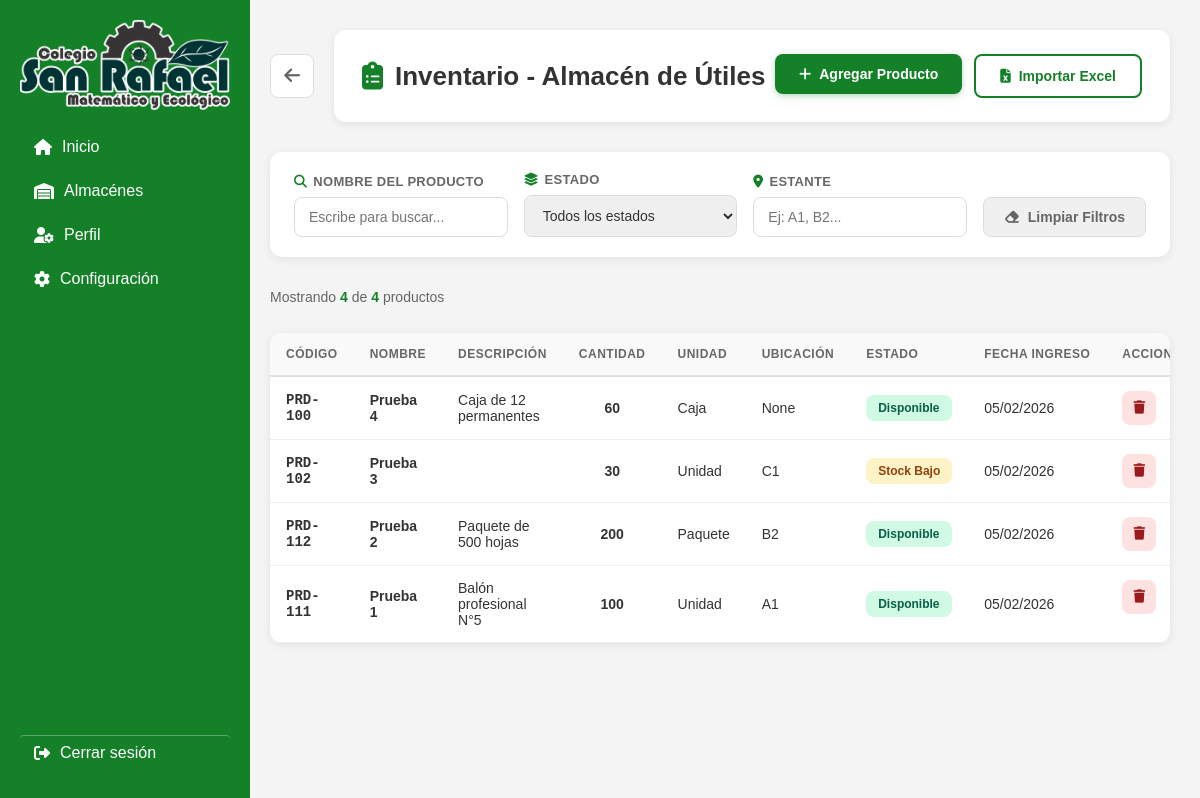
Screenshot of /inventario-utiles/ with the database file from the repository.
### app1/models.py (models this page shows, shortened)
class ProductoAlmacen(models.Model):
    UBICACION_CHOICES = [
        ('AG', 'Almacén General'),
        ('AD', 'Almacén de Deporte'),
        ('IU', 'Almacén de Útiles'),
    ]
    ESTADO_CHOICES = [
        ('DISP', 'Disponible'),
        ('AGOT', 'Agotado'),
        ('BAJO', 'Stock Bajo'),
    ]
    id_producto = models.AutoField(primary_key=True)
    codigo_almacen = models.CharField(max_length=2, editable=False)
    codigo_producto = models.CharField(max_length=50, unique=True, db_index=True)
    nombre = models.CharField(max_length=100)
    descripcion = models.CharField(max_length=255, blank=True)
    ubicacion_almacen = models.CharField(max_length=2, choices=UBICACION_CHOICES)
    estante = models.CharField(max_length=50, blank=True, null=True)
    cantidad = models.PositiveIntegerField(default=0)
    unidad = models.ForeignKey(
        Unidad,
        on_delete=models.PROTECT,
        related_name='productos'
    )
    estado = models.CharField(max_length=4, choices=ESTADO_CHOICES, default='DISP')
    fecha_ingreso = models.DateTimeField(auto_now_add=True)
    ultima_actualizacion = models.DateTimeField(auto_now=True)
    observaciones = models.TextField(blank=True, null=True)
    class Meta:
        db_table = 'app1_productoalmacen'
        verbose_name = 'Producto de Almacén'
        verbose_name_plural = 'Productos de Almacén'

class Unidad(models.Model):
    nombre = models.CharField(max_length=50, unique=True)
    abreviatura = models.CharField(max_length=10, blank=True)
    activo = models.BooleanField(default=True)
    fecha_creacion = models.DateTimeField(auto_now_add=True)
    def __str__(self):
        return self.nombre
    class Meta:
        db_table = 'app1_unidad'
        verbose_name = 'Unidad'
        verbose_name_plural = 'Unidades'
        ordering = ['nombre']

### app1/view/Entregautiles.py (the view)
# urls.py: path('inventario-utiles/', Entregautiles.inventario_utiles, name='inventario_utiles'),
def inventario_utiles(request):
    productos = ProductoAlmacen.objects.filter(ubicacion_almacen='IU').order_by('-fecha_ingreso')
    context = {
        'productos': productos,
        'total_productos': productos.count()
    }
    return render(request, 'almacenes/almutiles/inventarioutiles.html', context)

### templates/almacenes/almutiles/inventarioutiles.html (shortened to what this page needs)
{% extends 'layout.html' %}
{% load static %}
{% block content %}
<div class="inventario-container">
  <header class="page-header">
    <a href="{% url 'almacenes' %}" class="btn-back" title="Regresar">
      <i class="fa-solid fa-arrow-left"></i>
    </a>
    <div style="flex: 1;">
      <div class="inventario-header" style="margin-bottom: 0;">
        <h1>
          <i class="fa-solid fa-clipboard-list"></i>
          Inventario - Almacén de Útiles
        </h1>
        <div class="header-buttons">
          <a href="{% url 'agregar_producto_utiles' %}">
            <button class="btn-primary">
              <i class="fa-solid fa-plus"></i>
              Agregar Producto
            </button>
          </a>
          <a href="{% url 'importar_excel' %}?redirect_to=inventario_utiles">
            <button class="btn-secondary" style="background: white !important; color: #148129 !important; border: 2px solid #148129 !important;">
                <i class="fa-solid fa-file-excel"></i>
                Importar Excel
            </button>
        </a>
        </div>
      </div>
    </div>
  </header>
  <div class="filtros-container">
    <div class="filtro-grupo">
      <label>
        <i class="fa-solid fa-search"></i>
        Nombre del Producto
      </label>
      <input
        type="text"
        id="filtroNombre"
        class="filtro-input"
        placeholder="Escribe para buscar..."
      >
    </div>
    <div class="filtro-grupo">
      <label>
        <i class="fa-solid fa-layer-group"></i>
        Estado
      </label>
      <select id="filtroEstado" class="filtro-input">
        <option value="">Todos los estados</option>
      </select>
    </div>
    <div class="filtro-grupo">
      <label>
        <i class="fa-solid fa-location-dot"></i>
        Estante
      </label>
      <input
        type="text"
        id="filtroEstante"
        class="filtro-input"
        placeholder="Ej: A1, B2..."
      >
    </div>
    <button class="btn-limpiar" onclick="limpiarFiltros()">
      <i class="fa-solid fa-eraser"></i>
      Limpiar Filtros
    </button>
  </div>
  <div class="resultados-info">
    Mostrando <strong id="contadorResultados">{{ total_productos }}</strong> de <strong id="totalProductos">{{ total_productos }}</strong> productos
  </div>
  <div class="tabla-wrapper">
    <div class="tabla-container">
      <table class="tabla-inventario">
        <thead>
          <tr>
            <th>Código</th>
            <th>Nombre</th>
            <th>Descripción</th>
            <th>Cantidad</th>
            <th>Unidad</th>
            <th>Ubicación</th>
            <th>Estado</th>
            <th>Fecha Ingreso</th>
            <th>Acciones</th>
          </tr>
        </thead>
        <tbody id="tablaBody">
          {% for producto in productos %}
          <tr data-nombre="{{ producto.nombre|lower }}"
              data-estado="{{ producto.estado }}"
              data-estante="{{ producto.estante|lower }}">
            <td data-label="Código" class="codigo">{{ producto.codigo_producto }}</td>
            <td data-label="Nombre" class="nombre">{{ producto.nombre }}</td>
            <td data-label="Descripción">{{ producto.descripcion }}</td>
            <td data-label="Cantidad" class="cantidad">{{ producto.cantidad }}</td>
            <td data-label="Unidad">{{ producto.unidad }}</td>
            <td data-label="Ubicación">{{ producto.estante }}</td>
            <td data-label="Estado">
              {% if producto.estado == 'DISP' %}
                <span class="badge estado-disponible">Disponible</span>
              {% elif producto.estado == 'BAJO' %}
                <span class="badge estado-bajo">Stock Bajo</span>
              {% elif producto.estado == 'AGOT' %}
                <span class="badge estado-agotado">Agotado</span>
              {% endif %}
            </td>
            <td data-label="Fecha Ingreso">{{ producto.fecha_ingreso|date:"d/m/Y" }}</td>
            <td data-label="Acciones" class="acciones">
              <button class="btn-icon btn-danger btn-eliminar"
                      title="Eliminar"
                      type="button"
                      data-id="{{ producto.id_producto }}"
                      data-nombre="{{ producto.nombre }}">
                <i class="fa-solid fa-trash"></i>
              </button>
            </td>
          </tr>
          {% empty %}
          <tr>
            <td colspan="9" style="text-align: center; padding: 2rem;">
              No hay productos registrados en el Almacén de Útiles
            </td>
          </tr>
          {% endfor %}
        </tbody>
      </table>
    </div>
  </div>
</div>
{% endblock %}

### css/layout.css (style rules this page uses)
body { margin: 0; font-family: Arial, sans-serif; background-color: #f4f4f4; }

### templates/almacenes/almutiles/inventarioutiles.html (style rules this page uses)
* { margin: 0; padding: 0; box-sizing: border-box; }
.inventario-container { max-width: 1400px; margin: 0 auto; padding: 30px; background-color: transparent; }
.page-header { display: flex; align-items: center; gap: 20px; margin-bottom: 30px; }
.btn-back { width: 44px; height: 44px; background: white; border: 1px solid #ddd; border-radius: 8px; display: flex; align-items: center; justify-content: center; cursor: pointer; transition: all 0.3s; color: #666; text-decoration: none; font-size: 18px; }
.inventario-header { display: flex; justify-content: space-between; align-items: center; margin-bottom: 30px; background: white; padding: 24px 28px; border-radius: 12px; box-shadow: 0 2px 8px rgba(0,0,0,0.08); }
.inventario-header h1 { font-size: 26px; color: #333; font-weight: 600; display: flex; align-items: center; gap: 12px; }
.inventario-header h1 i { color: #148129; font-size: 28px; }
.header-buttons { display: flex; gap: 12px; }
.btn-primary, .btn-secondary { padding: 12px 24px; border: none; border-radius: 8px; font-size: 14px; font-weight: 600; cursor: pointer; display: inline-flex; align-items: center; gap: 8px; transition: all 0.3s; text-decoration: none; }
.btn-primary { background: #148129; color: white; box-shadow: 0 2px 6px rgba(20, 129, 41, 0.3); }
.btn-secondary { background: white; color: #148129; border: 2px solid #148129; }
.filtros-container { background: white; padding: 20px 24px; border-radius: 12px; box-shadow: 0 2px 8px rgba(0,0,0,0.08); margin-bottom: 20px; display: flex; flex-wrap: wrap; gap: 16px; align-items: flex-end; }
.filtro-grupo { flex: 1; min-width: 200px; }
.filtro-grupo label { display: flex; align-items: center; gap: 6px; font-size: 13px; font-weight: 600; color: #666; margin-bottom: 8px; text-transform: uppercase; letter-spacing: 0.3px; }
.filtro-grupo label i { color: #148129; }
.filtro-input { width: 100%; padding: 11px 14px; border: 1px solid #ddd; border-radius: 8px; font-size: 14px; color: #333; transition: all 0.3s; }
.btn-limpiar { padding: 11px 20px; background: #f0f0f0; border: 1px solid #ddd; border-radius: 8px; font-size: 14px; font-weight: 600; color: #666; cursor: pointer; display: inline-flex; align-items: center; gap: 8px; transition: all 0.3s; white-space: nowrap; }
.resultados-info { padding: 12px 0; font-size: 14px; color: #666; margin-bottom: 16px; }
.resultados-info strong { color: #148129; font-weight: 700; }
.tabla-wrapper { background: white; border-radius: 12px; box-shadow: 0 2px 8px rgba(0,0,0,0.08); overflow: hidden; }
.tabla-container { overflow-x: auto; }
.tabla-inventario { width: 100%; border-collapse: collapse; }
.tabla-inventario thead { background: #f9f9f9; border-bottom: 2px solid #e0e0e0; }
.tabla-inventario th { padding: 14px 16px; text-align: left; font-size: 12px; font-weight: 600; color: #666; text-transform: uppercase; letter-spacing: 0.5px; white-space: nowrap; }
.tabla-inventario tbody tr { border-bottom: 1px solid #eee; transition: all 0.2s; }
.tabla-inventario td { padding: 14px 16px; font-size: 14px; color: #333; }
.codigo { font-weight: 700; color: #148129; font-family: 'Courier New', monospace; }
.nombre { font-weight: 600; color: #333; }
.cantidad { font-weight: 700; color: #333; text-align: center; }
.badge { display: inline-flex; align-items: center; gap: 5px; padding: 6px 12px; border-radius: 8px; font-size: 12px; font-weight: 600; white-space: nowrap; }
.estado-disponible { background: #d1fae5; color: #065f46; }
.estado-bajo { background: #fef3c7; color: #92400e; }
.acciones { display: flex; gap: 8px; }
.btn-icon { width: 34px; height: 34px; border: none; border-radius: 8px; display: flex; align-items: center; justify-content: center; cursor: pointer; transition: all 0.2s; background: #f9f9f9; color: #666; }
.btn-danger { background: #fee2e2; color: #991b1b; }

### rows the page displays
ProductoAlmacen: codigo_producto "PRD-100", nombre "Prueba 4", descripcion "Caja de 12 permanentes", cantidad "60", unidad "Caja", estante "None", estado "Disponible", fecha_ingreso "05/02/2026"
ProductoAlmacen: codigo_producto "PRD-102", nombre "Prueba 3", cantidad "30", unidad "Unidad", estante "C1", estado "Stock Bajo", fecha_ingreso "05/02/2026"
ProductoAlmacen: codigo_producto "PRD-112", nombre "Prueba 2", descripcion "Paquete de 500 hojas", cantidad "200", unidad "Paquete", estante "B2", estado "Disponible", fecha_ingreso "05/02/2026"
ProductoAlmacen: codigo_producto "PRD-111", nombre "Prueba 1", descripcion "Balón profesional N°5", cantidad "100", unidad "Unidad", estante "A1", estado "Disponible", fecha_ingreso "05/02/2026"

### other values shown
{{ total_productos }} "4"
